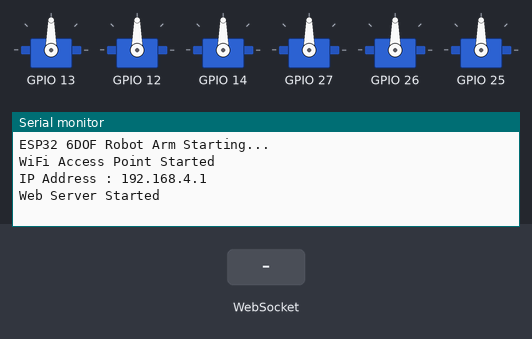
Bench run of a sketch on a simulated ESP32. On the bench: 6 × servo, the last lines printed to the serial monitor. Inputs (shaded band) come from the test bench.

Above: at 3.0 s.
3.1 s: WebSocket text "Record" received
At 4.3 s:
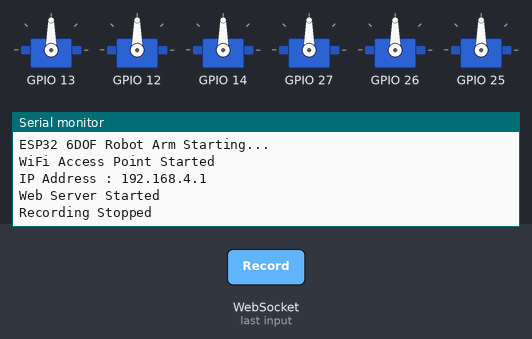
4.6 s: WebSocket text "Play" received
At 5.5 s:
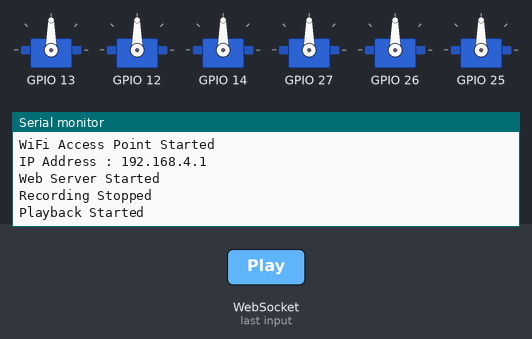

Measured:
- after the input at 3.1 s, the serial monitor: prints a new line at once (image 1)
- after the input at 4.6 s, the serial monitor: prints a new line at once (image 2)

The sketch:

ESP32_Robot_Arm.ino
```cpp
/*
========================================================
        ESP32 6-DOF ROBOTIC MANIPULATOR
========================================================

Features:
- 6 DOF Robot Arm Control
- WiFi Web-Based Interface
- Real-Time Servo Control
- Record & Playback Motion
- ESP32 Access Point Mode
- WebSocket Communication

DOF (Degrees of Freedom):
1. Base Rotation
2. Shoulder
3. Elbow
4. Wrist Pitch
5. Wrist Roll
6. Gripper

Author : Hemanth Balusu
Platform : ESP32
========================================================
*/

#define CONFIG_BT_ENABLED 0
#define CONFIG_BLUEDROID_ENABLED 0

// =====================================================
// REQUIRED LIBRARIES
// =====================================================

#include <Arduino.h>
#include <WiFi.h>
#include <AsyncTCP.h>
#include <ESPAsyncWebServer.h>
#include <ESP32Servo.h>
#include <vector>

// =====================================================
// WIFI CONFIGURATION
// =====================================================

const char* ssid = "YOUR_WIFI_NAME";
const char* password = "YOUR_WIFI_PASSWORD";

// =====================================================
// WEB SERVER
// =====================================================

AsyncWebServer server(80);
AsyncWebSocket ws("/ws");

// =====================================================
// SERVO STRUCTURE
// =====================================================

struct ServoData {

  Servo servo;
  int pin;
  String name;
  int pos;
};

// =====================================================
// 6 DOF SERVO DEFINITIONS
// =====================================================

std::vector<ServoData> servos = {

  // Joint 1 : Base Rotation
  {Servo(), 13, "Base", 90},

  // Joint 2 : Shoulder
  {Servo(), 12, "Shoulder", 90},

  // Joint 3 : Elbow
  {Servo(), 14, "Elbow", 90},

  // Joint 4 : Wrist Pitch
  {Servo(), 27, "WristPitch", 90},

  // Joint 5 : Wrist Roll
  {Servo(), 26, "WristRoll", 90},

  // Joint 6 : Gripper
  {Servo(), 25, "Gripper", 90}
};

// =====================================================
// RECORDING STRUCTURE
// =====================================================

struct Step {

  int servoIndex;
  int value;
  int delayMs;
};

std::vector<Step> steps;

bool recordMode = false;
bool playMode = false;

unsigned long lastTime = 0;

// =====================================================
// HTML WEBPAGE
// =====================================================

const char html[] PROGMEM = R"rawliteral(

<!DOCTYPE html>
<html>

<head>

<title>ESP32 6DOF Robot Arm</title>

<style>

body{
  font-family:Arial;
  text-align:center;
  background:#f0f0f0;
}

.slider{
  width:300px;
}

button{
  padding:10px;
  margin:5px;
  font-size:16px;
}

.container{
  background:white;
  width:450px;
  margin:auto;
  padding:20px;
  border-radius:10px;
}

</style>

</head>

<body>

<div class="container">

<h2>ESP32 6DOF Robot Manipulator</h2>

<script>

// WebSocket Connection
var ws = new WebSocket("ws://" + location.host + "/ws");

// Send data to ESP32
function send(name,val){

  ws.send(name + "," + val);
}

</script>

<!-- ================= JOINT 1 ================= -->

<h3>Base Rotation</h3>

<input class="slider"
type="range"
min="0"
max="180"
value="90"
oninput="send('Base',this.value)">

<!-- ================= JOINT 2 ================= -->

<h3>Shoulder</h3>

<input class="slider"
type="range"
min="0"
max="180"
value="90"
oninput="send('Shoulder',this.value)">

<!-- ================= JOINT 3 ================= -->

<h3>Elbow</h3>

<input class="slider"
type="range"
min="0"
max="180"
value="90"
oninput="send('Elbow',this.value)">

<!-- ================= JOINT 4 ================= -->

<h3>Wrist Pitch</h3>

<input class="slider"
type="range"
min="0"
max="180"
value="90"
oninput="send('WristPitch',this.value)">

<!-- ================= JOINT 5 ================= -->

<h3>Wrist Roll</h3>

<input class="slider"
type="range"
min="0"
max="180"
value="90"
oninput="send('WristRoll',this.value)">

<!-- ================= JOINT 6 ================= -->

<h3>Gripper</h3>

<input class="slider"
type="range"
min="0"
max="180"
value="90"
oninput="send('Gripper',this.value)">

<br><br>

<!-- ================= RECORD BUTTONS ================= -->

<button onclick="send('Record',1)">
Record ON
</button>

<button onclick="send('Record',0)">
Record OFF
</button>

<br><br>

<!-- ================= PLAYBACK BUTTON ================= -->

<button onclick="send('Play',1)">
Play Motion
</button>

</div>

</body>
</html>

)rawliteral";

// =====================================================
// MOVE SERVO FUNCTION
// =====================================================

void moveServo(int i, int value) {

  // Limit servo angle
  value = constrain(value, 0, 180);

  // Save steps during recording
  if (recordMode) {

    unsigned long now = millis();

    steps.push_back({

      i,
      value,
      (int)(now - lastTime)
    });

    lastTime = now;
  }

  // Move servo
  servos[i].servo.write(value);

  // Store current position
  servos[i].pos = value;
}

// =====================================================
// PLAY RECORDED STEPS
// =====================================================

void playSteps() {

  for (auto &s : steps) {

    if (!playMode)
      return;

    delay(s.delayMs);

    servos[s.servoIndex].servo.write(s.value);
  }

  playMode = false;
}

// =====================================================
// WEBSOCKET EVENT HANDLER
// =====================================================

void handleWebSocket(

  AsyncWebSocket *server,
  AsyncWebSocketClient *client,
  AwsEventType type,
  void *arg,
  uint8_t *data,
  size_t len
) {

  if (type == WS_EVT_DATA) {

    String msg = "";

    // Convert incoming data to string
    for (size_t i = 0; i < len; i++) {

      msg += (char)data[i];
    }

    // Split command
    int comma = msg.indexOf(',');

    String key = msg.substring(0, comma);

    int value = msg.substring(comma + 1).toInt();

    // ================= RECORD =================

    if (key == "Record") {

      recordMode = value;

      if (recordMode) {

        steps.clear();

        lastTime = millis();

        Serial.println("Recording Started");
      }
      else {

        Serial.println("Recording Stopped");
      }
    }

    // ================= PLAYBACK =================

    else if (key == "Play") {

      playMode = true;

      Serial.println("Playback Started");
    }

    // ================= SERVO CONTROL =================

    else {

      for (int i = 0; i < servos.size(); i++) {

        if (key == servos[i].name) {

          moveServo(i, value);

          Serial.print(servos[i].name);
          Serial.print(" : ");
          Serial.println(value);
        }
      }
    }
  }
}

// =====================================================
// SETUP FUNCTION
// =====================================================

void setup() {

  Serial.begin(115200);

  Serial.println("\nESP32 6DOF Robot Arm Starting...");

  // ================= ATTACH SERVOS =================

  for (auto &s : servos) {

    s.servo.setPeriodHertz(50);

    s.servo.attach(s.pin, 500, 2400);

    s.servo.write(s.pos);

    delay(300);
  }

  // ================= START WIFI ACCESS POINT =================

  WiFi.softAP(ssid, password);

  Serial.println("\nWiFi Access Point Started");

  Serial.print("IP Address : ");

  Serial.println(WiFi.softAPIP());

  // ================= WEBSOCKET =================

  ws.onEvent(handleWebSocket);

  server.addHandler(&ws);

  // ================= WEB PAGE =================

  server.on("/", HTTP_GET,

    [](AsyncWebServerRequest *request) {

      request->send_P(

        200,
        "text/html",
        html
      );
    }
  );

  // ================= START SERVER =================

  server.begin();

  Serial.println("Web Server Started");
}

// =====================================================
// LOOP FUNCTION
// =====================================================

void loop() {

  // Remove disconnected clients
  ws.cleanupClients();

  // Play recorded motion
  if (playMode) {

    playSteps();
  }
}
```
